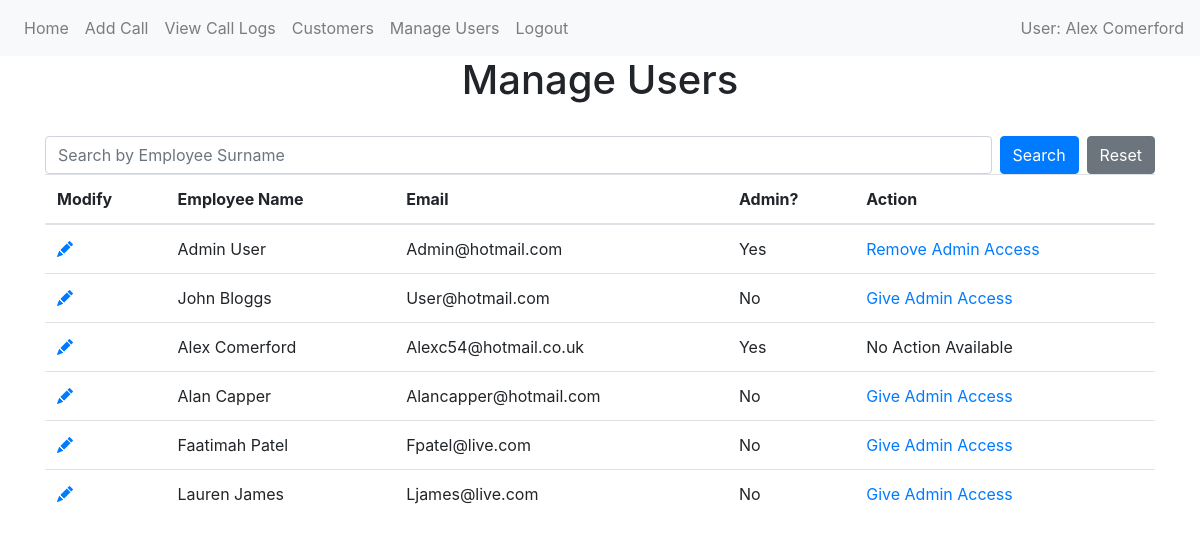
/users (signed in), run on the app's committed database.
### website/models/user.py (models this page shows)
class User(db.Model, UserMixin):
    id = db.Column(db.Integer, primary_key=True)
    email = db.Column(db.String(150), unique=True)
    password = db.Column(db.String(20))
    first_name = db.Column(db.String(50))
    last_name = db.Column(db.String(50), nullable=False)
    is_admin = db.Column(db.Boolean, default=False)
    calls_handled = db.relationship('Call', back_populates='user')

### website/views/admin/manage_users.py (the view)
@admin.route('/users', methods=['GET'])
@login_required
def users():
    if not current_user.is_admin:
        flash('Please login as an admin to view this page!', 'danger')
        return redirect(url_for('views.home'))
    search = request.args.get('employee_search')
    if search:
        users = User.query.filter(
            (User.first_name.ilike(f'%{search}%')) |
            (User.last_name.ilike(f'%{search}%')) |
            (User.email.ilike(f'%{search}%'))).all()
    else:
        users = User.query.all()
    return render_template('admin/users.html', users=users)

### website/__init__.py (called while the page is built)
def create_app():
    app = Flask(__name__)
    app.config['SECRET_KEY'] = 'hjshjhdjah kjshkjdhjs'
    app.config['SQLALCHEMY_DATABASE_URI'] = f'sqlite:///{DB_NAME}'
    db.init_app(app)
    migrate.init_app(app, db)
    from website.models import User, Call, Customer  #Importing all models
    login_manager = LoginManager()
    login_manager.login_view = 'auth.login'
    login_manager.init_app(app)
    from .views import views
    from .views.auth import auth
    from .views.admin.manage_users import admin
    app.register_blueprint(views, url_prefix='/')
    app.register_blueprint(auth, url_prefix='/')
    app.register_blueprint(admin, url_prefix='/')
    from flask_login import current_user
    @app.context_processor
    def inject_user():
        return dict(user=current_user)
    @login_manager.user_loader
    def load_user(id):
        return User.query.get(int(id))
    return app

### website/templates/admin/users.html (shortened to what this page needs)
{% extends "shared/base.html" %} {% block content %}
<h1 align="center">Manage Users</h1>
<form method="GET" action="{{ url_for('admin.users') }}" class="mb-3">
  <div class="d-flex">
    <input
      type="text"
      name="employee_search"
      class="form-control"
      placeholder="Search by Employee Surname"
      value="{{ request.args.get('employee_search', '') }}"
    />
    <button type="submit" class="btn btn-primary ml-2">Search</button>
    <a href="{{ url_for('admin.users') }}" class="btn btn-secondary ml-2"
      >Reset</a
    >
  </div>
  <table class="table table-hover">
    <thead>
      <tr>
        <th>Modify</th>
        <th>Employee Name</th>
        <th>Email</th>
        <th>Admin?</th>
        <th>Action</th>
      </tr>
    </thead>
    <tbody>
      {% for user in users %}
      <tr>
        <td>
          <a href="{{ url_for('admin.edit_user', user_id=user.id) }}">
            <i class="bi bi-pencil-fill"></i>
          </a>
        </td>
        <td>{{ user.first_name | title}} {{ user.last_name| title}}</td>
        <td>{{ user.email| title }}</td>
        <td>{{ 'Yes' if user.is_admin else 'No' }}</td>
        <td>
          {% if not user.is_admin %}
          <a href="{{ url_for('admin.give_admin_access', user_id=user.id) }}"
            >Give Admin Access</a
          >
          {% elif user.id == current_user.id %}
          <span>No Action Available</span>
          {% else %}
          <a href="{{ url_for('admin.remove_admin_access', user_id=user.id) }}"
            >Remove Admin Access</a
          >
          {% endif %}
        </td>
      </tr>
      {% endfor %}
    </tbody>
  </table>
  {% endblock %}

### website/templates/shared/base.html (shortened to what this page needs)
<!DOCTYPE html>
<html>
  <head>
    <link
      rel="stylesheet"
      href="https://stackpath.bootstrapcdn.com/bootstrap/4.4.1/css/bootstrap.min.css"
    />
    <link
      rel="stylesheet"
      href="https://cdn.jsdelivr.net/npm/bootstrap-icons@1.3.0/font/bootstrap-icons.css"
    />
  </head>
  <body>
    <nav class="navbar navbar-expand-lg navbar-light bg-light">
      <div class="collapse navbar-collapse" id="navbar">
        <div class="navbar-nav">
          {% if user.is_authenticated %}
          <a class="nav-item nav-link" id="home" href="/">Home</a>
          <a class="nav-item nav-link" id="Call" href="/add-call">Add Call</a>
          <a class="nav-item nav-link" id="view_call_log" href="/calls"
            >View Call Logs</a
          >
          <a class="nav-item nav-link" id="customers" href="/customers"
            >Customers</a
          >
          {% if user.is_admin %}
          <a class="nav-item nav-link" id="admin" href="/users">Manage Users</a>
          {% endif %}
          <a class="nav-item nav-link" id="logout" href="/logout">Logout</a>
          {% else %}
          <a class="nav-item nav-link" id="login" href="/login">Login</a>
          <a class="nav-item nav-link" id="register" href="/register"
            >Register</a
          >
          {% endif %}
        </div>
        {% if user.is_authenticated %}
        <span class="navbar-text ml-auto"
          >User: {{ user.first_name | title }} {{ user.last_name | title}}</span
        >
        {% endif %}
      </div>
    </nav>
    <div class="container">{% block content %} {% endblock %}</div>
  </body>
</html>

### data on the page
User: first_name "Alex", last_name "Comerford", email "Alexc54@hotmail.co.uk", is_admin "Yes", shows "No Action Available"
User: first_name "Admin", last_name "User", email "Admin@hotmail.com", is_admin "Yes"
User: first_name "John", last_name "Bloggs", email "User@hotmail.com", is_admin "No"
User: first_name "Alan", last_name "Capper", email "Alancapper@hotmail.com", is_admin "No"
User: first_name "Faatimah", last_name "Patel", email "Fpatel@live.com", is_admin "No"
User: first_name "Lauren", last_name "James", email "Ljames@live.com", is_admin "No"
